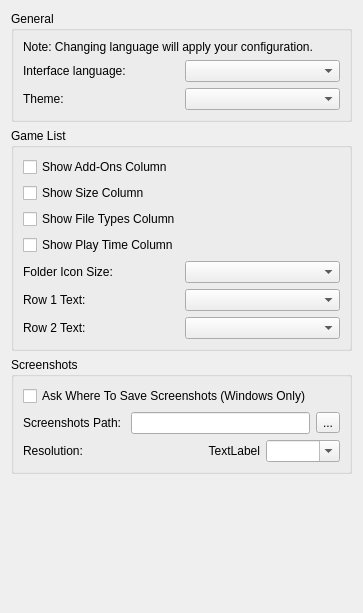
<?xml version="1.0" encoding="UTF-8"?>
<ui version="4.0">
 <class>ConfigureUi</class>
 <widget class="QWidget" name="ConfigureUi">
  <property name="geometry">
   <rect>
    <x>0</x>
    <y>0</y>
    <width>363</width>
    <height>613</height>
   </rect>
  </property>
  <property name="windowTitle">
   <string>Form</string>
  </property>
  <property name="accessibleName">
   <string>UI</string>
  </property>
  <layout class="QVBoxLayout" name="verticalLayout">
   <item>
    <widget class="QGroupBox" name="general_groupBox">
     <property name="title">
      <string>General</string>
     </property>
     <layout class="QHBoxLayout" name="horizontalLayout">
      <item>
       <layout class="QVBoxLayout" name="verticalLayout_2">
        <item>
         <widget class="QLabel" name="label_change_language_info">
          <property name="text">
           <string>Note: Changing language will apply your configuration.</string>
          </property>
          <property name="wordWrap">
           <bool>true</bool>
          </property>
         </widget>
        </item>
        <item>
         <layout class="QHBoxLayout" name="horizontalLayout_2">
          <item>
           <widget class="QLabel" name="language_label">
            <property name="text">
             <string>Interface language:</string>
            </property>
           </widget>
          </item>
          <item>
           <widget class="QComboBox" name="language_combobox"/>
          </item>
         </layout>
        </item>
        <item>
         <layout class="QHBoxLayout" name="horizontalLayout_3">
          <item>
           <widget class="QLabel" name="theme_label">
            <property name="text">
             <string>Theme:</string>
            </property>
           </widget>
          </item>
          <item>
           <widget class="QComboBox" name="theme_combobox"/>
          </item>
         </layout>
        </item>
       </layout>
      </item>
     </layout>
    </widget>
   </item>
   <item>
    <widget class="QGroupBox" name="GameListGroupBox">
     <property name="title">
      <string>Game List</string>
     </property>
     <layout class="QHBoxLayout" name="GameListHorizontalLayout">
      <item>
       <layout class="QVBoxLayout" name="GeneralVerticalLayout">
        <item>
         <widget class="QCheckBox" name="show_add_ons">
          <property name="text">
           <string>Show Add-Ons Column</string>
          </property>
         </widget>
        </item>
        <item>
         <widget class="QCheckBox" name="show_size">
          <property name="text">
           <string>Show Size Column</string>
          </property>
         </widget>
        </item>
        <item>
         <widget class="QCheckBox" name="show_types">
          <property name="text">
           <string>Show File Types Column</string>
          </property>
         </widget>
        </item>
        <item>
         <widget class="QCheckBox" name="show_play_time">
          <property name="text">
           <string>Show Play Time Column</string>
          </property>
         </widget>
        </item>
        <item>
         <layout class="QHBoxLayout" name="folder_icon_size_qhbox_layout_2">
          <item>
           <widget class="QLabel" name="folder_icon_size_label">
            <property name="text">
             <string>Folder Icon Size:</string>
            </property>
           </widget>
          </item>
          <item>
           <widget class="QComboBox" name="folder_icon_size_combobox"/>
          </item>
         </layout>
        </item>
        <item>
         <layout class="QHBoxLayout" name="row_1_qhbox_layout">
          <item>
           <widget class="QLabel" name="row_1_label">
            <property name="text">
             <string>Row 1 Text:</string>
            </property>
           </widget>
          </item>
          <item>
           <widget class="QComboBox" name="row_1_text_combobox"/>
          </item>
         </layout>
        </item>
        <item>
         <layout class="QHBoxLayout" name="row_2_qhbox_layout">
          <item>
           <widget class="QLabel" name="row_2_label">
            <property name="text">
             <string>Row 2 Text:</string>
            </property>
           </widget>
          </item>
          <item>
           <widget class="QComboBox" name="row_2_text_combobox"/>
          </item>
         </layout>
        </item>
       </layout>
      </item>
     </layout>
    </widget>
   </item>
   <item>
    <widget class="QGroupBox" name="screenshots_GroupBox">
     <property name="title">
      <string>Screenshots</string>
     </property>
     <layout class="QVBoxLayout" name="verticalLayout_4">
      <item>
       <layout class="QVBoxLayout" name="verticalLayout_3">
        <item>
         <widget class="QCheckBox" name="enable_screenshot_save_as">
          <property name="text">
           <string>Ask Where To Save Screenshots (Windows Only)</string>
          </property>
         </widget>
        </item>
        <item>
         <layout class="QHBoxLayout" name="horizontalLayout_4">
          <item>
           <widget class="QLabel" name="label">
            <property name="text">
             <string>Screenshots Path: </string>
            </property>
           </widget>
          </item>
          <item>
           <widget class="QLineEdit" name="screenshot_path_edit"/>
          </item>
          <item>
           <widget class="QToolButton" name="screenshot_path_button">
            <property name="text">
             <string>...</string>
            </property>
           </widget>
          </item>
         </layout>
        </item>
        <item>
         <layout class="QGridLayout" name="gridLayout">
          <property name="spacing">
           <number>6</number>
          </property>
          <item row="0" column="1">
           <layout class="QHBoxLayout" name="horizontalLayout_5">
            <item>
             <widget class="QLabel" name="screenshot_width">
              <property name="text">
               <string>TextLabel</string>
              </property>
              <property name="alignment">
               <set>Qt::AlignmentFlag::AlignRight|Qt::AlignmentFlag::AlignTrailing|Qt::AlignmentFlag::AlignVCenter</set>
              </property>
             </widget>
            </item>
            <item>
             <widget class="QComboBox" name="screenshot_height">
              <property name="editable">
               <bool>true</bool>
              </property>
             </widget>
            </item>
           </layout>
          </item>
          <item row="0" column="0">
           <widget class="QLabel" name="label_3">
            <property name="text">
             <string>Resolution:</string>
            </property>
           </widget>
          </item>
         </layout>
        </item>
       </layout>
      </item>
     </layout>
    </widget>
   </item>
   <item>
    <spacer name="verticalSpacer">
     <property name="orientation">
      <enum>Qt::Orientation::Vertical</enum>
     </property>
     <property name="sizeHint" stdset="0">
      <size>
       <width>20</width>
       <height>40</height>
      </size>
     </property>
    </spacer>
   </item>
  </layout>
 </widget>
 <resources/>
 <connections/>
</ui>
